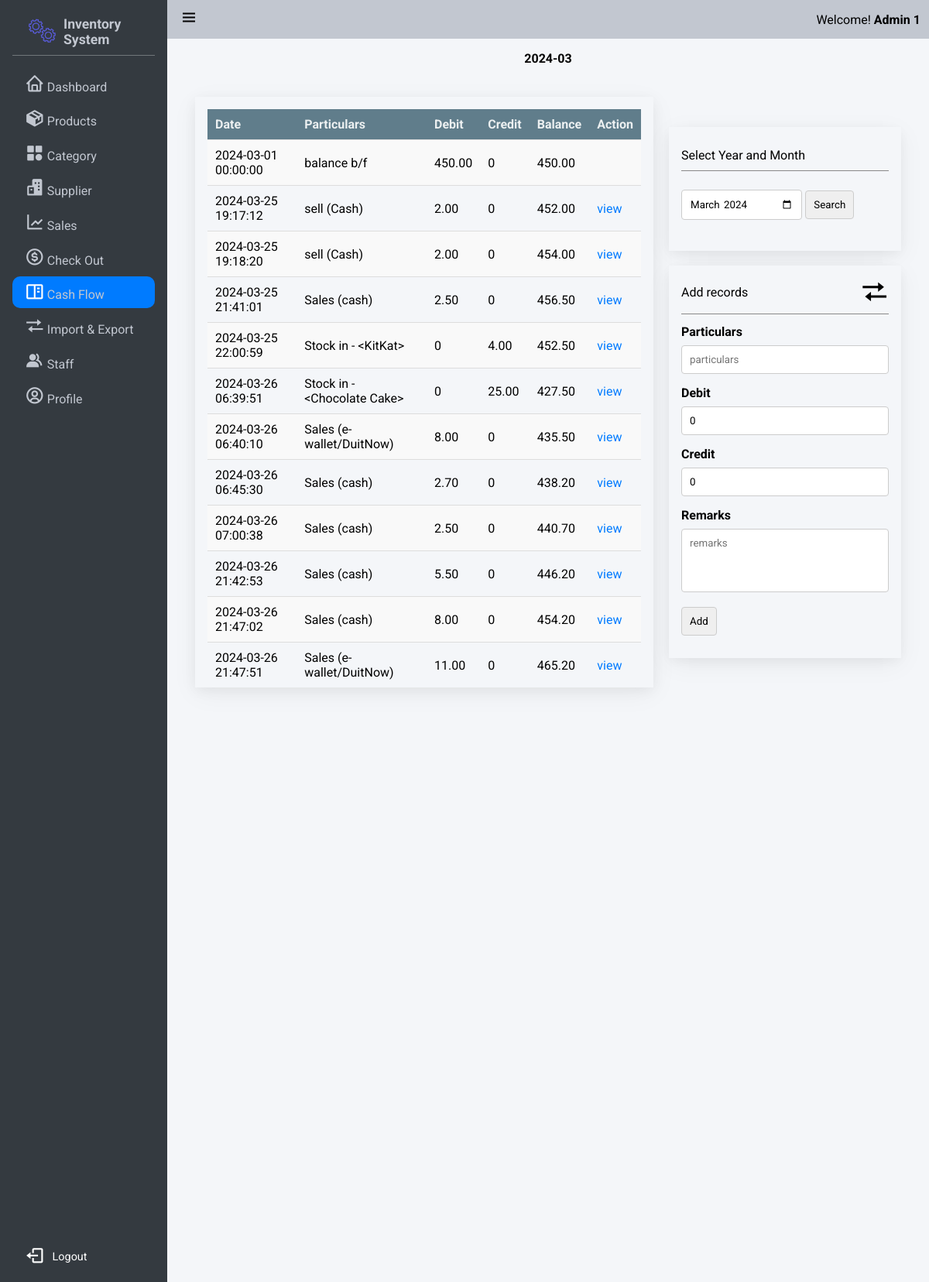
The app's page /cashflow/ (signed in) with its own data.
### app/models/user.py (models this page shows, shortened)
class Role(db.Model):
    __tablename__ = 'roles'
    id = db.Column(db.Integer(), primary_key=True)
    name = db.Column(db.String(50), unique=True)

class User(UserMixin,db.Model):
    __tablename__ = 'users'
    id = db.Column(db.Integer, primary_key=True)
    StaffID = db.Column(db.String,unique = True)
    First_Name = db.Column(db.String(100, collation='NOCASE'), nullable=False, server_default='')
    Last_Name = db.Column(db.String(100, collation='NOCASE'), nullable=False, server_default='')
    Email = db.Column(db.String(50), unique=True, nullable=False)
    Password = db.Column(db.String(80), nullable=False)
    pins = db.Column(db.Integer)
    roles = db.relationship('Role', secondary='user_roles')
    active = db.Column('is_active', db.Boolean(), nullable=False, server_default='1')
    Email_Confirmed_At = db.Column(db.DateTime())
    Last_Login = db.Column(db.DateTime())

### app/models/cashflow.py (models this page shows, shortened)
class Cashflow(db.Model):
    id = db.Column(db.Integer, primary_key=True)
    particulars = db.Column(db.String(255), nullable=False)
    date = db.Column(db.DateTime, nullable=False)
    debit = db.Column(db.Float, default=0)
    credit = db.Column(db.Float, default=0)
    balance = db.Column(db.Float, default=0)
    remarks = db.Column(db.String(255))

### app/cashflow/routes.py (the view)
@bp.route('/', methods=['GET'])
def index():
    selected_month =  datetime.today() if not request.args.get('date') else datetime.strptime(request.args.get('date'),'%Y-%m').replace(day=1).date()
    selected_month = datetime.strftime(selected_month,'%Y-%m-%d')
    selected_month = datetime.strptime(selected_month,"%Y-%m-%d").replace(day=1,hour=0,minute=0,second=0)
    first_day_of_month, last_day_of_month, _,_= get_month_value(selected_month)
    if not Cashflow.query.filter(Cashflow.date == first_day_of_month).first():
        init_current_month()
    check_last_month_balance(selected_month)
    cashflows = Cashflow.query.filter(Cashflow.date >= first_day_of_month,Cashflow.date<=last_day_of_month).order_by(Cashflow.date).all()
    return render_template('cashflow.html',cashflows = cashflows,date = datetime.strftime(selected_month,'%Y-%m'))

### app/auth.py (called while the page is built)
@login_manager.user_loader
def load_user(user_id):
    return User.query.get(int(user_id))

### app/cashflow/routes.py (called while the page is built)
def get_month_value(date):
    first_day_month = datetime.strftime(date,"%Y-%m-%d %H:%M:%S")
    first_day_month = datetime.strptime(first_day_month,"%Y-%m-%d %H:%M:%S").replace(day=1,hour=0,minute=0,second=0)
    next_month = first_day_month.replace(day=28) + timedelta(days=4)
    lastday_of_month = next_month.replace(day=1) - timedelta(days=1)
    lastday_of_month = lastday_of_month.replace(hour=23,minute=59,second=59)
    lastday_of_previous_month = first_day_month.replace(day=1) - timedelta(days=1)
    lastday_of_previous_month = lastday_of_previous_month.replace(hour=23,minute=59,second=59)
    firstday_of_previous_month = lastday_of_previous_month.replace(day=1,hour=0,minute=0,second=0)
    return first_day_month, lastday_of_month, firstday_of_previous_month, lastday_of_previous_month

### app/templates/cashflow.html (shortened to what this page needs)
{% extends 'base.html' %}
{% block nav_cashflow %}active{% endblock %}
{% block css_style %}
    <link rel="stylesheet" href="{{url_for('static',filename='css/table.css')}}">
    <link rel="stylesheet" href="{{url_for('static',filename='css/form.css')}}">
    <link rel="stylesheet" href="{{url_for('static',filename='css/flex.css')}}">
    <link rel="stylesheet" href="{{url_for('static',filename='css/grid.css')}}">
{% endblock %}
{% block content %}
<h4 style="text-align: center;">{{date}}</h4>
<div class="grid-container four-two-grid">
    <div class="card" style="max-height: 763px; overflow-y: scroll;">
        <table>
            <tr>
                <th>Date</th>
                <th>Particulars</th>
                <th>Debit</th>
                <th>Credit</th>
                <th>Balance</th>
                <th>Action</th>
            </tr>
            {% for row in cashflows %}
            <tr>
                <td>{{row.date}}</td>
                <td>{{row.particulars}}</td>
                <td>{% if row.debit %}{{"%.2f"|format(row.debit)}}{% else %} 0 {% endif %}</td>
                <td>{% if row.credit %}{{"%.2f"|format(row.credit)}}{% else %} 0 {% endif %}</td>
                <td>{% if row.balance %}{{"%.2f"|format(row.balance)}}{% else %} 0 {% endif %}</td>
                <td>{% if row.particulars != "balance b/f" %}<a href="{{url_for('cashflow.record_detail',id=row.id)}}">view</a> {% endif %}</td>
            </tr>
            {% endfor %}
        </table>
    </div>
    <div class="flex flex-center-center flex-direction-column">
        <div class="card" style="justify-content: space-evenly  !important;">
            <div class="card-header">Select Year and Month</div>
            <div class="card-contents">
                <form action="{{url_for('cashflow.index',id=current_user.id)}}" method='get'>
                    <input type="month" name="date" value="{{date}}" />
                    <input type="submit" value="Search">
                </form>
            </div>
        </div>
        <br>
        {% for role in current_user.roles if role.name == 'admin' %}
        <div class="card">
            <div class="card-header">
                <div class="flex flex-between-center">
                    <p id="switch-text">Add records</p>
                    <i class='bx bx-transfer' id="switch-btn" style="cursor: pointer;"></i>
                </div>
            </div>
            <div class="card-contents">
                <form action="{{url_for('cashflow.add_cashflow')}}" method="post" id="add-form">
                    <label for="particulars">Particulars</label>
                    <input type="text" placeholder="particulars" name="particulars">
                    <label for="particulars">Debit</label>
                    <input type="number" placeholder="debit" name="debit" value="0" min="0.00" step="0.01" required>
                    <label for="particulars">Credit</label>
                    <input type="number" placeholder="credit" name="credit" value="0" min="0.00" step="0.01" required>
                    <label for="particulars">Remarks</label>
                    <textarea type="text" placeholder="remarks" value="" name="remark" style=" resize: none;" rows="4"></textarea>
                    <input type="submit" value="Add">
                </form>
            </div>
        </div>
        {% endfor %}
    </div>
</div>
{% endblock %}

### app/templates/base.html (shortened to what this page needs)
<!DOCTYPE html>
<html lang="en">
<head>
    <link rel="stylesheet" href="{{url_for('static',filename='css/button.css')}}">
    <link rel="stylesheet" href="{{url_for('static',filename='css/style.css')}}">
    <link rel="stylesheet" href="{{url_for('static',filename='css/responsive.css')}}">
    <link rel="stylesheet" href="{{url_for('static',filename='css/cards.css')}}">
    <link rel="stylesheet" href="{{url_for('static',filename='css/preloader.css')}}">
    <link href='https://unpkg.com/boxicons@2.1.4/css/boxicons.min.css' rel='stylesheet'>
    {% block css_style %}
    {% endblock %}
</head>
<body>
    <div class="wrapper">
        <aside class="opened" id="aside">
            <div class="sidebar">
                <div class="brand-items">
                    <div class="brand-logo">
                        <img src="{{url_for('static',filename='/img/gear-loader.gif')}}" alt="" class="brand-img">
                        <h3>Inventory System</h3>
                    </div>
                </div>
                <div class="menu-bar">
                    <div class="menu">
                        <ul class="menu-links">
                            <li class="menu-link {% block nav_dashboard %}{% endblock %}"><i class='nav-icon bx bx-home'></i><a href="{{ url_for('dashboard') }}">Dashboard</a></li>
                            <li class="menu-link {% block nav_inventory %}{% endblock %}"><i class='nav-icon bx bxs-package'></i><a href="{{ url_for('product.index') }}">Products</a></li>
                            <li class="menu-link {% block nav_category %}{% endblock %}"><i class='nav-icon bx bxs-category' ></i><a href="{{ url_for('category.index') }}">Category</a></li>
                            <li class="menu-link {% block nav_supplier %}{% endblock %}"><i class='nav-icon bx bxs-buildings' ></i><a href="{{ url_for('supplier.index') }}">Supplier</a></li>
                            <li class="menu-link {% block nav_report %}{% endblock %}"><i class='nav-icon bx bx-line-chart' ></i><a href="{{ url_for('sale.sales_index') }}">Sales</a></li>
                            <li class="menu-link {% block nav_checkout %}{% endblock %}"><i class='nav-icon bx bx-dollar-circle' ></i><a href="{{ url_for('sale.show_checkout_page') }}">Check Out</a></li>
                            <li class="menu-link {% block nav_cashflow %}{% endblock %}"><i class='nav-icon bx bx-book-content'></i><a href="{{url_for('cashflow.index')}}">Cash Flow</a></li>
                            <li class="menu-link {% block nav_ImExport %}{% endblock %}"><i class='nav-icon bx bx-transfer'></i><a href="{{url_for('main.imexport_overview')}}">Import & Export</a></li>
                            {% for role in current_user.roles if role.name == 'admin' %}
                                <li class="menu-link {% block nav_staff %}{% endblock %}"><i class='nav-icon bx bxs-group' ></i><a href="{{ url_for('user.index') }}">Staff</a></li>
                            {% endfor %}
                            <li class="menu-link {% block nav_profile %}{% endblock %}"><i class='nav-icon bx bx-user-circle'></i><a href="{{url_for('user.get_staff',id=current_user.id)}}">Profile</a></li>
                        </ul>
                    </div>
                    <div class="bottom-content logout">
                        <div class="flex" style="color: #fff !important;">
                            <i class='bx bx-log-out'></i><a style="color: #fff !important;" href="{{url_for('auth.logout')}}" onclick="return confirm('Log out immediately?')">Logout</a>
                        </div>
                    </div>
                </div>
            </div>
        </aside>
       <div class="main">
            <header class="main-header">
                <div class="left-nav">
                    <div class="menu-burger">
                        <i class='bx bx-menu '></i>
                    </div>
                </div>
                <div class="right-nav flex flex-center-center">
                    <span>Welcome! <b>{{current_user.Last_Name + ' ' + current_user.First_Name}}</b></span>
                </div>
            </header>
            <div class="main-container">
                    {% block content %} {% endblock %}
            </div>
        </div>
    </div>
    </body>
    </html>

### app/static/css/button.css (style rules this page uses)
:root { --primary-color: #3498db; --secondary-color: #2ecc71; --accent-color: #e74c3c; --background-color: #ecf0f1; --link-color: #2980b9; --border-color: #bdc3c7; --success-color: #27ae60; --warning-color: #f39c12; --error-color: #c0392b; --info-color: #3498db; --dark-color: #34495e; --light-color: #ecf0f1; --gray-color: #7f8c8d; --purple-color: #9b59b6; --pink-color: #e91e63; --teal-color: #009688; --orange-color: #e67e22; --brown-color: #795548; --cyan-color: #00bcd4; --indigo-color: #3f51b5; --lime-color: #cddc39; --amber-color: #ffc107; --deep-purple-color: #673ab7; --deep-orange-color: #ff5722; --light-green-color: #8bc34a; --blue-gray-color: #607d8b; --yellow-color: #ffeb3b; }

### app/static/css/style.css (style rules this page uses)
:root { --text-color:#212529; --text-color-grey:#c2c7d0; --text-color-dark-grey:#898989; --main-color:#007bff; --main-color-hover:#228dff; --second-color:; --second-color-hover:; --white-color:#fff; --bg-color-dark:#343a40; --bg-color-second-light:#dee2e6; --bg-color-light:#f4f6f9; --toggle-color:#ddd; --red-color:#dc3545; --dark-yellow-color:#ffc107; --yellow-color:#ffc107; --sidebar-width:18%; }
* { font-family: 'Roboto', sans-serif; margin: 0; padding: 0; box-sizing: border-box; scrollbar-width: none; }
a { text-decoration: none; color: var(--main-color); }
ul,li { list-style: none; }
img { width: 100%; object-fit: cover; }
body { width: 100vw; height: 100vh; background: #e9ecef; position: relative; }
.wrapper { height: 100vh; width: 100vw; display: flex; overflow: hidden; }
input { padding: 10px; box-sizing: border-box; border: 1px solid #ccc; border-radius: 4px; }
aside { position: relative; width: 15px; height: 100vh; background: var(--bg-color-dark); transition: margin-left .3s ease-in-out .3s ease-in-out; overflow-x: hidden; overflow-y: hidden; z-index: 999; color: var(--text-color-grey); transition:width 0.3s linear; }
aside.opened { width: var(--sidebar-width); }
.sidebar { padding: 0.625rem 1rem; height: 100%; }
.sidebar li { margin-bottom: .2rem; padding: .5rem 1rem; align-items: flex-end; display: flex; border-radius: 10px; }
.brand-items { display: flex; align-items: center; justify-content: space-between; padding: 0.5rem 1rem; border-bottom: rgba(255, 255, 255, 0.3) 1px solid ; }
.brand-items img { width: 50px; object-fit: cover; padding: 0 5px 0 0; }
.brand-logo { display: flex; align-items: center; }
.brand-logo h3 { font-size: 1.1rem; }
.menu-bar { height: calc(100% - 4rem); display: flex; flex-direction: column; justify-content: space-between; }
.menu-links { margin-top: 1rem; }
.menu-link.active { background: var(--main-color); color: var(--white-color); transition: .05s ease-in-out .03s; }
.menu-link .nav-icon { text-align: center; margin-right: .2rem; font-size: 1.6rem; width: 1.6rem; }
.menu-link a { color: var(--text-color-grey); }
.bottom-content { display: flex; align-items: center; justify-content: space-between; flex-wrap: nowrap; padding: .2em 1em; font-size: 0.9rem; }
.bottom-content i { font-size: 1.6rem; margin-right: 10px; }
.bottom-content div { display: flex; align-items: center; }
.main { width: calc(100% - var(--sidebar-width)); height: 100%; background: var(--bg-color-light); transition: width .3s ease-in; }
.main-header { position: relative; padding: .7rem .7rem; display: flex; justify-content: space-between; background: var(--text-color-grey); }
.left-nav { display: flex; align-items: center; }
.menu-burger { font-size: 1.8rem; }
.left-nav .menu-burger { padding: 0 0.3rem; margin-right: 1rem; font-size: 1.5rem; cursor: pointer; }
.main-container { padding: 1rem 1rem 4rem 1rem; overflow: scroll; height: 100%; }

### app/static/css/cards.css (style rules this page uses)
.card { display: flex; flex-direction: column; justify-content: space-between; padding: 1rem; background: var(--bg-color-light); min-height: 160px; box-shadow: rgba(17, 17, 26, 0.05) 0px 4px 16px, rgba(17, 17, 26, 0.05) 0px 8px 32px; }
.card-header { padding:0 0 0.6rem 0; border-bottom: 1px solid var(--text-color-dark-grey); }
.card-contents { padding: 0.8rem 0; }
.card i { font-size: 2.3rem; }

### app/static/css/table.css (style rules this page uses)
table { width: 100%; border-collapse: collapse; margin-bottom: 20px; }
th { background-color: var(--blue-gray-color); color:var(--background-color); padding: 10px; text-align: left; font-weight: bold; }
tr { border-bottom: 1px solid #ddd; }
tr:nth-child(even) { background-color: #f9f9f9; }
td { padding: 10px; }

### app/static/css/grid.css (style rules this page uses)
.grid-container { display: grid; gap: 20px; margin: 20px auto; padding: 20px; }
.four-two-grid { grid-template-columns: 4fr 2fr; }

### app/templates/cashflow.html (style rules this page uses)
.card { min-width: 300px; }

### app/templates/base.html (style rules this page uses)
.logout { padding: .5rem 1rem }

### records on screen
User: Last_Name+First_Name "Admin 1"
Cashflow: date "2024-03-01 00:00:00", particulars "balance b/f", debit "450.00", credit "0", balance "450.00"
Cashflow: date "2024-03-25 19:17:12", particulars "sell (Cash)", debit "2.00", credit "0", balance "452.00"
Cashflow: date "2024-03-25 19:18:20", particulars "sell (Cash)", debit "2.00", credit "0", balance "454.00"
Cashflow: date "2024-03-25 21:41:01", particulars "Sales (cash)", debit "2.50", credit "0", balance "456.50"
Cashflow: date "2024-03-25 22:00:59", particulars "Stock in - <KitKat>", debit "0", credit "4.00", balance "452.50"
Cashflow: date "2024-03-26 06:39:51", particulars "Stock in - <Chocolate Cake>", debit "0", credit "25.00", balance "427.50"
Cashflow: date "2024-03-26 06:40:10", particulars "Sales (e-wallet/DuitNow)", debit "8.00", credit "0", balance "435.50"
Cashflow: date "2024-03-26 06:45:30", particulars "Sales (cash)", debit "2.70", credit "0", balance "438.20"
Cashflow: date "2024-03-26 07:00:38", particulars "Sales (cash)", debit "2.50", credit "0", balance "440.70"
Cashflow: date "2024-03-26 21:42:53", particulars "Sales (cash)", debit "5.50", credit "0", balance "446.20"
Cashflow: date "2024-03-26 21:47:02", particulars "Sales (cash)", debit "8.00", credit "0", balance "454.20"
Cashflow: date "2024-03-26 21:47:51", particulars "Sales (e-wallet/DuitNow)", debit "11.00", credit "0", balance "465.20"

### other values on screen
{{ date }} "2024-03"
